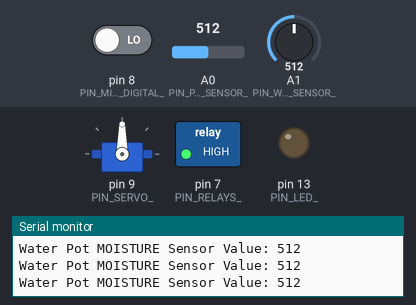
Bench run of a sketch on a simulated Arduino Uno, built with avr-gcc and run on an emulated ATmega328P. Parts: servo, switched loads named in the sketch (green lamp = pin HIGH), output pins drawn as LEDs (lit = HIGH), the last lines printed to the serial monitor. Inputs (shaded band) come from the test bench; at power-on: A1 (PIN_WATERING_POT_MOISTURE_SENSOR_) = 512, pin 8 (PIN_MICROPHONE_DIGITAL_) LOW, A0 (PIN_PLANT_MOISTURE_SENSOR_) = 512.

Above: at 1.2 s.
1.3 s: A1 (PIN_WATERING_POT_MOISTURE_SENSOR_) set to 321
4.3 s: A1 (PIN_WATERING_POT_MOISTURE_SENSOR_) set to 296
At 8.1 s:
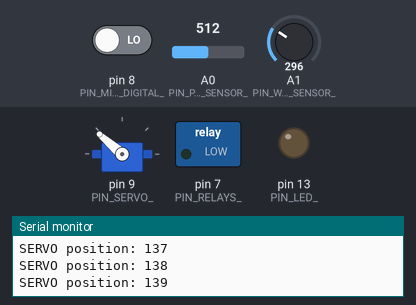
At 10.7 s:
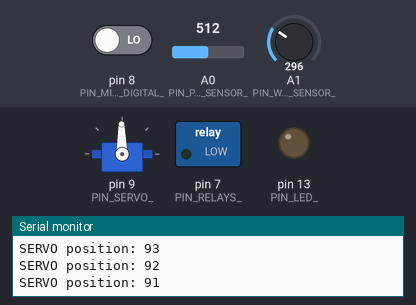
Timing chart, 0 to 13.3 s (numbered marks = the images above; inputs shaded):
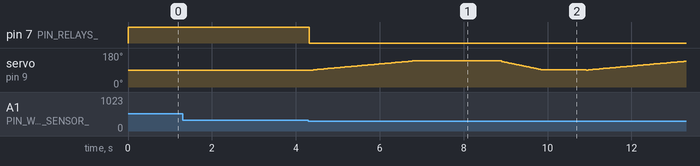

The sketch:

WateringPot.ino
```cpp
/*
 * WateringPot.hpp
 *
 *  Created on: May 15, 2020
 *      Author: Franziska Wegner
 */

#include <Servo.h>

/***********************************************************************
************************************************************************
* CONSTANTS AND PORTS
************************************************************************
************************************************************************/
#define DEBUGING_ON

bool waterPlant_                        = false;
const int PIN_LED_                      = LED_BUILTIN; // Port 13

// Servo specific stuff
Servo     myservo_; // create servo object to control servo; we use tower pro, micro servo 9g sg90
const int PIN_SERVO_                    = 9; // Port 9 Servo control output

int const PLANT_SERVO_POSITION_         = 140;
int const NORMAL_SERVO_POSITION_        = 90;
int const PERSON_SERVO_POSITION_        = 35;
int const MOVE_TOWARDS_PLANT_SPEED_     = 5;
int const MOVE_TOWARDS_OBJECT_SPEED_    = 50;
int const MOVE_TOWARDS_START_SPEED_     = 7;

// Plant Moisture sensor stuff
int const PIN_PLANT_MOISTURE_SENSOR_    = A0;
int const PLANT_THRESHOLD_              = 400;

// Watering Pot Moisture sensor stuff
int const PIN_WATERING_POT_MOISTURE_SENSOR_ = A1;
int const PIN_RELAYS_                    = 7;
// Fillings
int const WATERING_POT_THRESHOLD_1_1_   = 291;
int const WATERING_POT_THRESHOLD_3_4_   = 301;
int const WATERING_POT_THRESHOLD_1_2_   = 314;
int const WATERING_POT_THRESHOLD_1_4_   = 353;
// Actual used Threshold
int const WATERING_POT_THRESHOLD_       = 310; // WATERING_POT_THRESHOLD_1_2_;

// Microphone Sensor Module - KY-037
int const PIN_MICROPHONE_ANALOG_        = A2;
int const PIN_MICROPHONE_DIGITAL_       = 8;
int const MICROPHONE_THRESHOLD_         = 0;

/***********************************************************************
************************************************************************
* MICROPHONE SENSOR METHODS
************************************************************************
************************************************************************/

bool ReachedMicrophoneThreshold ()
{
  if ( digitalRead ( PIN_MICROPHONE_DIGITAL_ ) == HIGH )
  {
#ifdef DEBUGING_ON
    Serial.println ( "Microphone DIGITAL Sensor Value TRUE! " );
#endif
    return true;
  }
  return false;
}

/***********************************************************************
************************************************************************
* MOISTURE SENSOR METHODS
************************************************************************
************************************************************************/

void PrintMoistureSensorValues ()
{
#ifdef DEBUGING_ON
  Serial.print ( "Plant MOISTURE Sensor Value: " );
  Serial.println ( analogRead ( PIN_PLANT_MOISTURE_SENSOR_) );
#endif
}

void PrintWaterPotMoistureSensorValues ()
{
#ifdef DEBUGING_ON
  Serial.print ( "Water Pot MOISTURE Sensor Value: " );
  Serial.println ( analogRead ( PIN_WATERING_POT_MOISTURE_SENSOR_) );
#endif
}

bool PlantNeedsWater ()
{
  return ( analogRead ( PIN_PLANT_MOISTURE_SENSOR_) >= PLANT_THRESHOLD_ );
}

bool WaterPotNeedsWater ()
{
  return ( analogRead ( PIN_WATERING_POT_MOISTURE_SENSOR_) >= WATERING_POT_THRESHOLD_ );
}

/***********************************************************************
************************************************************************
* WATER PUMP METHODS
************************************************************************
************************************************************************/

void StartWaterPump ()
{
  digitalWrite ( PIN_RELAYS_, HIGH );
}

void StopWaterPump ()
{
  digitalWrite ( PIN_RELAYS_, LOW );
}

/***********************************************************************
************************************************************************
* SERVO METHODS
************************************************************************
************************************************************************/

void MoveServoTowards ( int moveDirection = PERSON_SERVO_POSITION_
                      , int moveSpeed     = MOVE_TOWARDS_OBJECT_SPEED_
                      , int wait          = 1000
                      , int startPosition = NORMAL_SERVO_POSITION_ )
{
  int counter = startPosition;
  if ( moveDirection < startPosition )
  {
      counter = -1* counter;
  }

  for (
      ; abs(counter) != moveDirection
      ; ++counter )
  {
    myservo_.write ( abs(counter) );
    delay ( moveSpeed );
#ifdef DEBUGING_ON
    PrintServoPosition();
#endif
  }
  delay ( wait );
}

void MoveServoTowardsStartPosition ( int moveSpeed      = MOVE_TOWARDS_START_SPEED_
                                   , int wait           = 1000
                                   , int startPosition  = NORMAL_SERVO_POSITION_ )
{
  MoveServoTowards ( NORMAL_SERVO_POSITION_
                   , moveSpeed
                   , wait
                   , myservo_.read() );
}

void PrintServoPosition ()
{
#ifdef DEBUGING_ON
  Serial.print ( "SERVO position: " );
  Serial.println ( myservo_.read() );
#endif
}

/***********************************************************************
************************************************************************
* SETUP
************************************************************************
************************************************************************/
void setup()
{
  // put your setup code here, to run once:
#ifdef DEBUGING_ON
  Serial.begin ( 9600 ); // Debugging
#endif
  pinMode ( PIN_RELAYS_, OUTPUT );
  pinMode ( PIN_LED_,    OUTPUT );
  pinMode ( PIN_MICROPHONE_DIGITAL_, INPUT );

  // Attache the servo on pin 9 to the servo object
  myservo_.attach ( PIN_SERVO_ );
  myservo_.write  ( NORMAL_SERVO_POSITION_ );
}

/***********************************************************************
************************************************************************
* WATER PUMP BEHAVIOR
************************************************************************
************************************************************************/
void StartWaterPumpBehavior ()
{
  if ( WaterPotNeedsWater() )
  {
    StartWaterPump();
  }
#ifndef DEBUGING_ON
  while ( WaterPotNeedsWater() );
#else
  while ( WaterPotNeedsWater() )
  {
    PrintWaterPotMoistureSensorValues ();
  }
#endif
  StopWaterPump();
  PrintWaterPotMoistureSensorValues ();
}

/***********************************************************************
************************************************************************
* SERVO BEHAVIOR
************************************************************************
************************************************************************/
void StartServoBehavior ()
{
  // Move towards plant
  if ( PlantNeedsWater() )
  {
    MoveServoTowards ( PLANT_SERVO_POSITION_ );
    MoveServoTowardsStartPosition ();
  }
  // Move towards PERSON
  MoveServoTowards ( PERSON_SERVO_POSITION_ );
  MoveServoTowardsStartPosition ();
  PrintServoPosition();
}

/***********************************************************************
************************************************************************
* LED BEHAVIOR
************************************************************************
************************************************************************/
void StartLedBehavior ()
{
  digitalWrite ( PIN_LED_, HIGH );
  delay ( 1000 );
  digitalWrite ( PIN_LED_, LOW );
  delay ( 1000 );
#ifdef DEBUGING_ON
  Serial.println ( PIN_LED_ );
#endif
}

/***********************************************************************
************************************************************************
* LOOP
************************************************************************
************************************************************************/
void loop()
{
  if ( ReachedMicrophoneThreshold () )
  {
    StartWaterPumpBehavior ();
    if ( !waterPlant_ )
    {
      PrintWaterPotMoistureSensorValues ();
      MoveServoTowards ( PERSON_SERVO_POSITION_, MOVE_TOWARDS_PLANT_SPEED_ );
      MoveServoTowardsStartPosition ();
      waterPlant_ = true;
    } else {
      PrintMoistureSensorValues();
      // Move towards Plant
      StartWaterPumpBehavior ();
      MoveServoTowards ( PLANT_SERVO_POSITION_ );
      delay(1000);
      MoveServoTowardsStartPosition ();
      waterPlant_ = false;
    }
  }
//
  if ( PlantNeedsWater() )
  {
    // Move towards Plant
    StartWaterPumpBehavior ();
    MoveServoTowards ( PLANT_SERVO_POSITION_ );
    delay(1000);
    MoveServoTowardsStartPosition ();
  }
  PrintWaterPotMoistureSensorValues ();
  PrintMoistureSensorValues();
}
```

Measured:
- the behaviour switches between 310 and 309 on A1 (PIN_WATERING_POT_MOISTURE_SENSOR_) (found by bisection; images 0 and 1)
- after the input at 4.3 s, pin 7 (PIN_RELAYS_): HIGH → LOW at once
